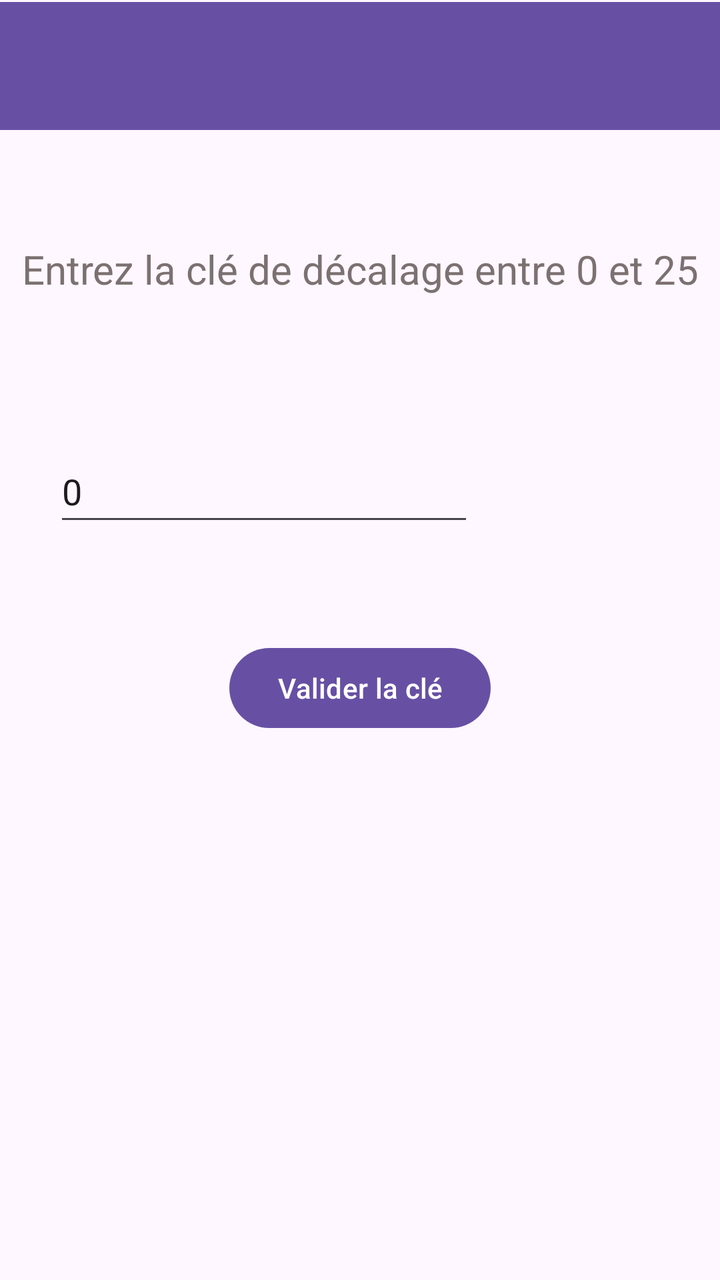
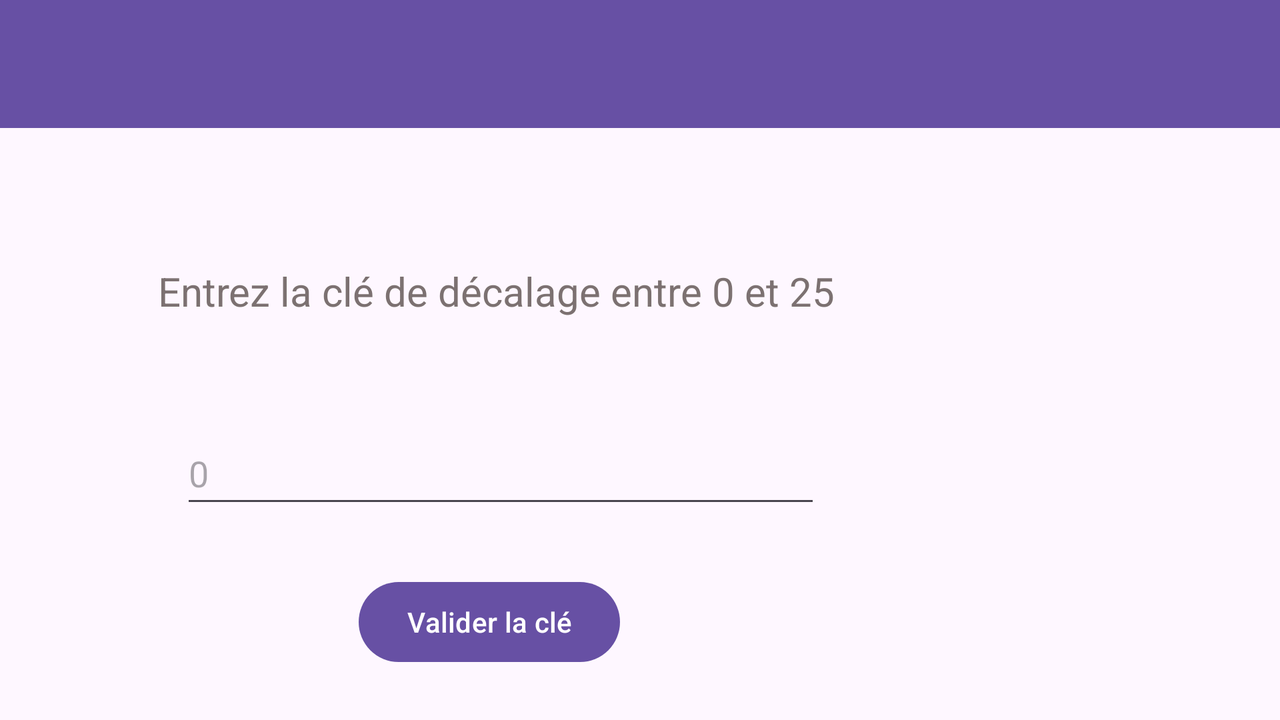

Compare how this app lays out the same screen by default and in its alternative resource folder. The renders come first, then the two layout files and the values they reference.
<!-- AndroidManifest.xml: application theme Theme.Labo3AlexSoliman -->
<!-- res/layout/activity_cle_decalage.xml -->
<?xml version="1.0" encoding="utf-8"?>
<androidx.constraintlayout.widget.ConstraintLayout xmlns:android="http://schemas.android.com/apk/res/android"
    xmlns:app="http://schemas.android.com/apk/res-auto"
    xmlns:tools="http://schemas.android.com/tools"
    android:id="@+id/main"
    android:layout_width="match_parent"
    android:layout_height="match_parent"
    tools:context=".CleDecalage">

    <androidx.appcompat.widget.Toolbar
        android:id="@+id/toolbar"
        android:layout_width="409dp"
        android:layout_height="wrap_content"
        android:layout_marginStart="1dp"
        android:layout_marginTop="1dp"
        android:layout_marginEnd="1dp"
        android:background="?attr/colorPrimary"
        android:minHeight="?attr/actionBarSize"
        android:theme="?attr/actionBarTheme"
        app:layout_constraintEnd_toEndOf="parent"
        app:layout_constraintStart_toStartOf="parent"
        app:layout_constraintTop_toTopOf="parent" />

    <TextView
        android:id="@+id/tv_cle"
        android:layout_width="wrap_content"
        android:layout_height="wrap_content"
        android:layout_marginTop="56dp"
        android:text="@string/tv_cle"
        android:textColor="@color/gray"
        android:textSize="20sp"
        app:layout_constraintEnd_toEndOf="parent"
        app:layout_constraintStart_toStartOf="parent"
        app:layout_constraintTop_toBottomOf="@+id/toolbar" />

    <EditText
        android:id="@+id/et_cle"
        android:layout_width="wrap_content"
        android:layout_height="wrap_content"
        android:layout_marginTop="72dp"
        android:ems="10"
        android:inputType="text"
        android:minHeight="48dp"
        android:text="@string/default_value"
        app:layout_constraintEnd_toEndOf="parent"
        app:layout_constraintHorizontal_bias="0.179"
        app:layout_constraintStart_toStartOf="parent"
        app:layout_constraintTop_toBottomOf="@+id/tv_cle" />

    <Button
        android:id="@+id/btn_valider"
        android:layout_width="wrap_content"
        android:layout_height="wrap_content"
        android:layout_marginTop="52dp"
        android:text="@string/valider"
        app:layout_constraintEnd_toEndOf="parent"
        app:layout_constraintStart_toStartOf="parent"
        app:layout_constraintTop_toBottomOf="@+id/et_cle" />
</androidx.constraintlayout.widget.ConstraintLayout>
<!-- resources referenced by this layout -->
<resources>
  <color name="gray">#7C7171</color>
  <string name="default_value">0</string>
  <string name="tv_cle">Entrez la clé de décalage entre 0 et 25</string>
  <string name="valider">Valider la clé</string>
  <style name="Theme.Labo3AlexSoliman" parent="Base.Theme.Labo3AlexSoliman" />
  <style name="Base.Theme.Labo3AlexSoliman" parent="Theme.Material3.DayNight.NoActionBar">
          
          
      </style>
</resources>
<!-- res/layout-land/activity_cle_decalage.xml (the repository's variant of the layout above) -->
<!-- drawn on the phone turned sideways -->
<?xml version="1.0" encoding="utf-8"?>
<androidx.constraintlayout.widget.ConstraintLayout xmlns:android="http://schemas.android.com/apk/res/android"
    xmlns:app="http://schemas.android.com/apk/res-auto"
    xmlns:tools="http://schemas.android.com/tools"
    android:id="@+id/main"
    android:layout_width="match_parent"
    android:layout_height="match_parent"
    tools:context=".CleDecalage">

    <androidx.appcompat.widget.Toolbar
        android:id="@+id/toolbar"
        android:layout_width="match_parent"
        android:layout_height="wrap_content"
        android:background="?attr/colorPrimary"
        android:minHeight="?attr/actionBarSize"
        android:theme="?attr/actionBarTheme"
        app:layout_constraintTop_toTopOf="parent"
        app:layout_constraintStart_toStartOf="parent"
        app:layout_constraintEnd_toEndOf="parent" />

    <TextView
        android:id="@+id/tv_cle"
        android:layout_width="wrap_content"
        android:layout_height="wrap_content"
        android:layout_marginTop="68dp"
        android:text="@string/tv_cle"
        android:textColor="@color/gray"
        android:textSize="20sp"
        app:layout_constraintEnd_toEndOf="parent"
        app:layout_constraintHorizontal_bias="0.262"
        app:layout_constraintStart_toStartOf="parent"
        app:layout_constraintTop_toBottomOf="@+id/toolbar" />

    <EditText
        android:id="@+id/et_cle"
        android:layout_width="0dp"
        android:layout_height="wrap_content"
        android:layout_marginTop="52dp"
        android:hint="@string/default_value"
        android:inputType="number"
        android:minHeight="48dp"
        app:layout_constraintEnd_toEndOf="parent"
        app:layout_constraintHorizontal_bias="0.282"
        app:layout_constraintStart_toStartOf="parent"
        app:layout_constraintTop_toBottomOf="@id/tv_cle"
        app:layout_constraintWidth_percent="0.5" />

    <Button
        android:id="@+id/btn_valider"
        android:layout_width="wrap_content"
        android:layout_height="wrap_content"
        android:layout_marginTop="28dp"
        android:text="@string/valider"
        app:layout_constraintEnd_toEndOf="parent"
        app:layout_constraintHorizontal_bias="0.352"
        app:layout_constraintStart_toStartOf="parent"
        app:layout_constraintTop_toBottomOf="@id/et_cle" />
</androidx.constraintlayout.widget.ConstraintLayout>
